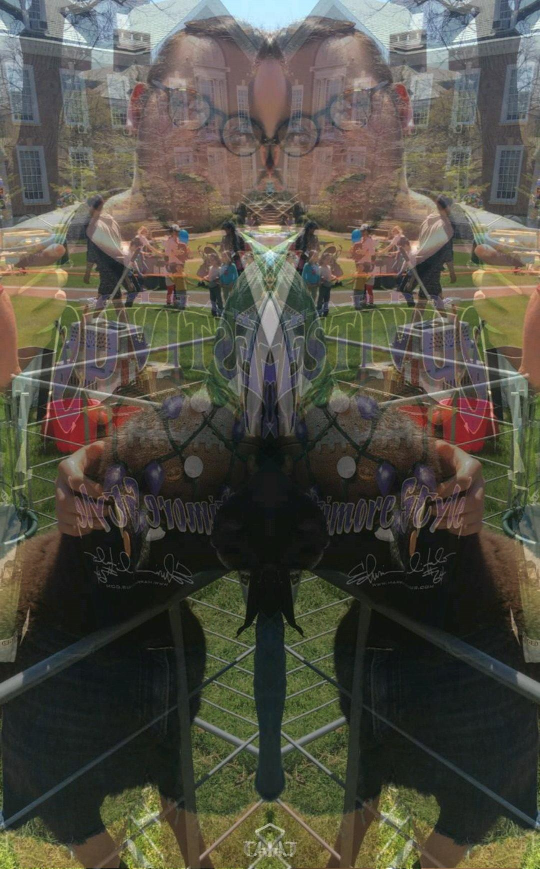
#> input picture test.jpg, 1080 x 1737 px (shown at 1/2 size)
$ python -i Glitch.py   (imports and definitions only)
#> lines starting #> are read from the running program, lines starting #| are printed output that depends on the picture
#> further down, picture is the input picture: PIL image 1080x1737 RGB; mean R, G, B 83.2, 80.7, 69.6
#!/usr/bin/python
"""
This is the Glitch module that utilizes a wrapper class, ExtendedImage,
for PIL's Image module. This module has multiple functions that are used
solely for the purpose of manipulating the image in a glitch art like
fashion.
Author: Chase Fleming
Date: 4/19/16
"""

import math, random
from PIL import Image
import numpy as np

__all__ = ["getSelf", "vertical_chop", "horizontal_chop", "show", "save", "color_round", "color_cosine", "color_sine", "color_tangent", "horizontal_wave", "vertical_wave", "y_reverse", "x_reverse", "randomize_color", "shear", "log", "roll"]

class ExtendedImage(object):

    def __init__(self, img):
        """ Wrapper class constructor. """
        self._img = img

    def getSelf(self):
        """ Returns the Image object of the wrapper object. """
        return self._img

    # [23 lines left out: functions vertical_chop, horizontal_chop, not called in this run]

    def show(self):
        """ @override Calls Image's show() method from the Wrapper class. """
        return self._img.show()

    def save(self, fn, type=0):
        """ @override Calls Image's save() method from the Wrapper class. """
        return self._img.save(fn, type)

    # [61 lines left out: functions color_round, color_cosine, color_sine, color_tangent, horizontal_wave, vertical_wave, not called in this run]

    def y_reverse(self):
        """ For every odd x pixel, the line of y pixels is reversed. """
        blank = Image.new(self._img.mode, self._img.size, "black")
#> blank: PIL image 1080x1737 RGB; every value is 0
        width, height = self._img.size
#> width = 1080; height = 1737
        for x in range(width):
            for y in range(height):
                if x%2:
                    blank.putpixel((x, height-y-1), self._img.getpixel((x,y)))
                else:
                    blank.putpixel((x,y), self._img.getpixel((x,y)))
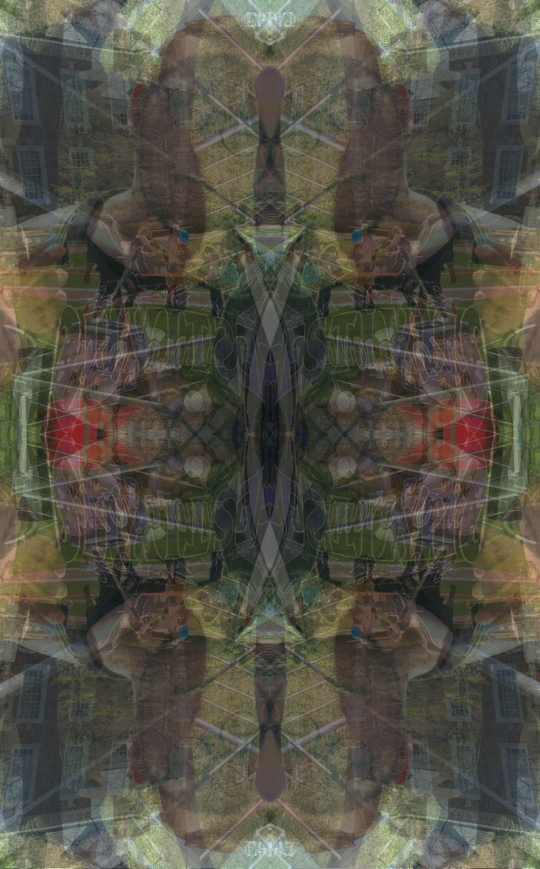
#> blank: PIL image 1080x1737 RGB (shown at 1/2 size); mean R, G, B 83.2, 80.7, 69.6
        self._img = blank

    # [58 lines left out: functions x_reverse, randomize_color, shear, log, roll, _factors, not called in this run]

def _round(n):
    """ Rounds n in the range of 0 to 255. """
    return (0,255)[n>=128]

# [5 lines left out: function _function, not called in this run]

>>> from PIL import Image
>>> picture = Image.open('test.jpg')
>>> result = ExtendedImage(picture).y_reverse()

$ run again, on 1.jpg
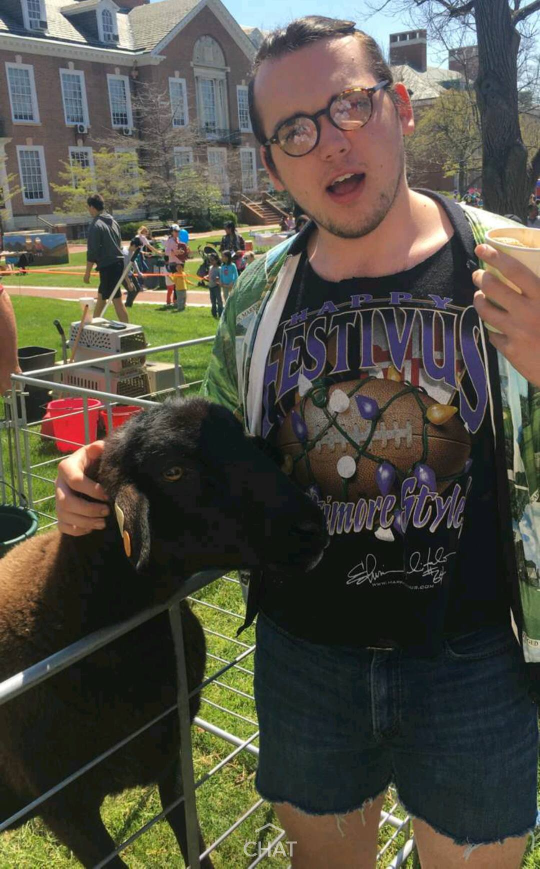
#> input picture 1.jpg, 1080 x 1737 px (shown at 1/2 size)
#> picture is the input picture: PIL image 1080x1737 RGB; mean R, G, B 83.1, 80.8, 69.3
#> after the loop in y_reverse, `for x in range(width):`:
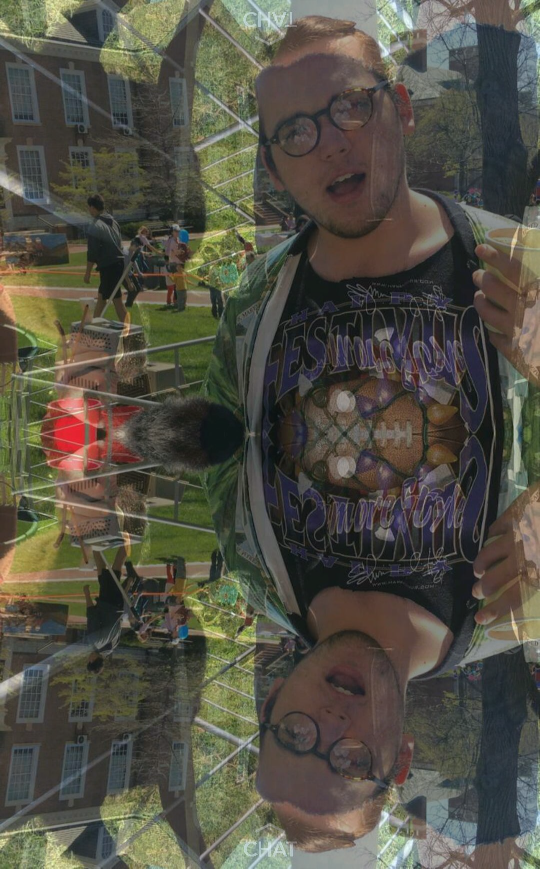
#> blank: PIL image 1080x1737 RGB (shown at 1/2 size); mean R, G, B 83.1, 80.8, 69.3
